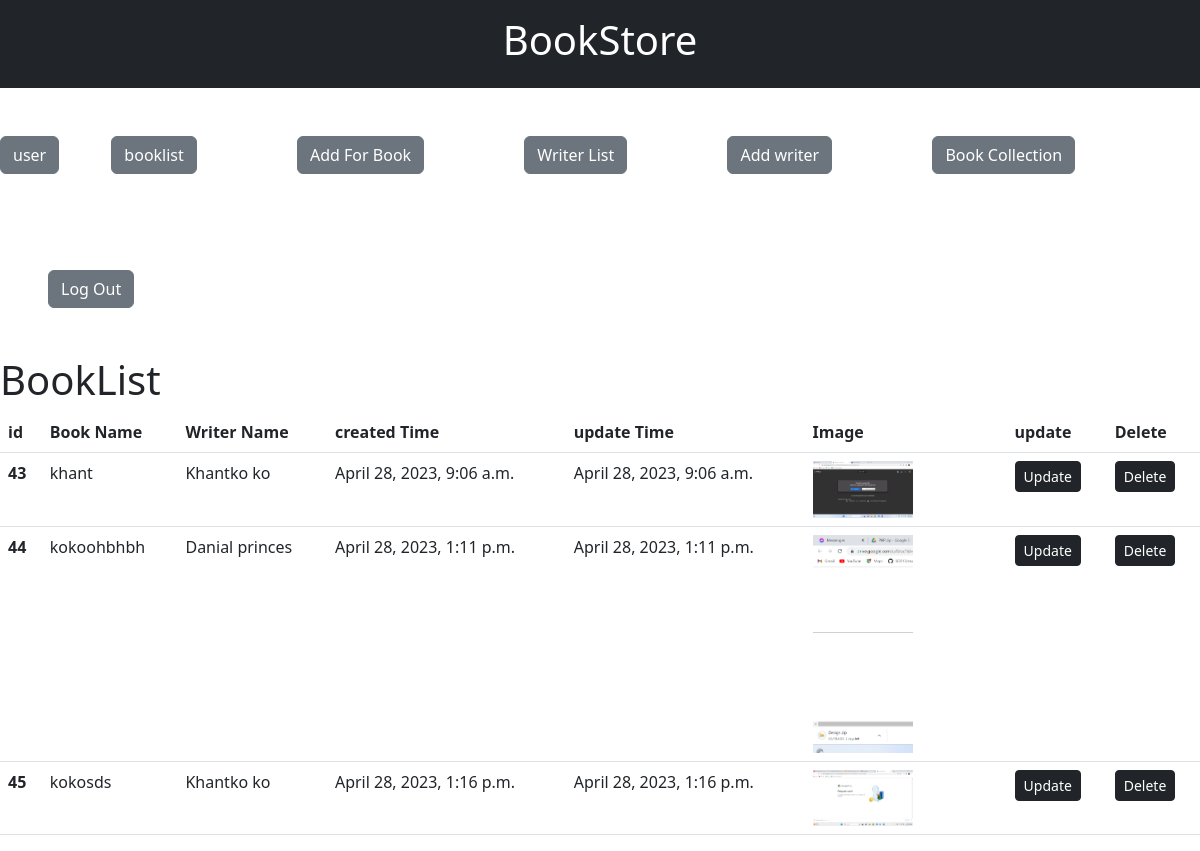
Screenshot of /booklist (signed in) with the database file from the repository.
### bookApp/models.py (models this page shows, shortened)
class Book(models.Model):
    name = models.CharField(max_length=100,null=False,unique=True)
    created = models.DateTimeField(auto_now_add=True,null=True)
    updated = models.DateTimeField(auto_now=True,null=True)
    writer =models.ForeignKey(Writer, on_delete = models.SET_NULL,null=True)
    book_Img = models.ImageField(upload_to='images/',null=True)

class Writer(models.Model):
    firstName =  models.CharField(max_length=100,unique=True)
    lastName  = models.CharField(max_length=100)
    dob = models.DateField(null=True)
    def __str__(self):
        return self.firstName + ' ' +self.lastName

### bookApp/views.py (the view)
# urls.py: path('booklist',views.book,name='bookList'),
@login_required(login_url='loginPage')
def book(request):
    mydata = Book.objects.all()
    context = {
        'bookList':mydata,
    }
    return render(request,'bookApp/book.html',context)

### templates/bookApp/book.html (shortened to what this page needs)
{% extends 'main.html' %}
{% block context%}
<h1>BookList</h1>
<table class="table">
    <thead>
      <tr>
        <th scope="col">id</th>
        <th scope="col">Book Name</th>
        <th scope="col">Writer Name</th>
        <th scope="col">created Time</th>
        <th scope="col">update Time</th>
        <th scope="col">Image</th>
        <th scope="col">update</th>
        <th scope="col">Delete</th>
      </tr>
    </thead>
    <tbody>
        {% for book in bookList %}
      <tr>
        <th scope="row">{{book.id}}</th>
        <td>{{book.name}}</td>
        <td>{{book.writer}}</td>
        <td>{{book.created}}</td>
        <td>{{book.updated}}</td>
        {% if book.book_Img %}
        <td><img src="{{ book.book_Img.url }}" class="img-responsive" style="width: 100px; float: left; margin-right: 50px;" />
        </td>
        {% endif %}
        <td><a href ={% url 'updatebook' book.id %} class="btn btn-dark btn-sm">Update</a></td>
        <td> <a href = {% url 'bookDelete' book.id %} class="btn btn-dark btn-sm">Delete</a></td>
      </tr>
      {% endfor %}
    </tbody>
  </table>
{% endblock context %}

### templates/main.html (shortened to what this page needs)
 {% load static %}
<!DOCTYPE html>
<html lang="en">
<head>
    <link rel="stylesheet" href="{% static 'style.css' %}">
    <link href="https://cdn.jsdelivr.net/npm/bootstrap@5.3.0-alpha3/dist/css/bootstrap.min.css" rel="stylesheet">
</head>
<body>
    <div class="text-bg-dark p-3"><h1 class="text-center" style="color:white">BookStore</h1></div>
 {% include 'nav.html' %}
{% block context %}
{% endblock context %}
</body>
</html>

### templates/nav.html
<a href = "{% url 'user' %}" class="btn btn-secondary ">user</a>
<a href = "{% url 'bookList' %}" class="btn btn-secondary m-5 ">booklist</a>
<a href ="{% url 'addbook' %}" class ="btn btn-secondary m-5">Add For Book</a>
<a href ="{% url 'writerList' %}" class ="btn btn-secondary m-5">Writer List</a>
<a href ="{% url 'addwriter' %}" class ="btn btn-secondary m-5">Add writer</a>
<a href ="{% url 'favBook' %}" class ="btn btn-secondary m-5">Book Collection</a>
<a href ="{% url 'logoutPage' %}" class ="btn btn-secondary m-5">Log Out</a>

### static/style.css (style rules this page uses)
body { background-color: aqua; }

### rows the page displays
Book: id "43", name "khant", writer "Khantko ko", created "April 28, 2023, 9:06 a.m.", updated "April 28, 2023, 9:06 a.m.", book_Img (picture)
Book: id "44", name "kokoohbhbh", writer "Danial princes", created "April 28, 2023, 1:11 p.m.", updated "April 28, 2023, 1:11 p.m.", book_Img (picture)
Book: id "45", name "kokosds", writer "Khantko ko", created "April 28, 2023, 1:16 p.m.", updated "April 28, 2023, 1:16 p.m.", book_Img (picture)
